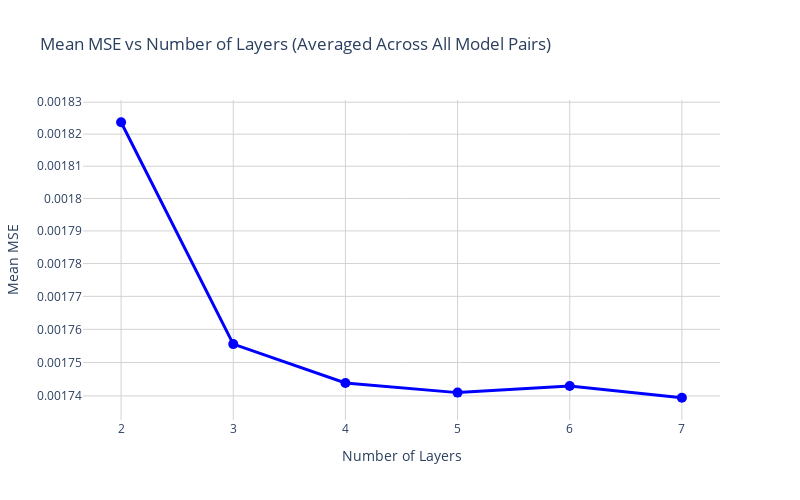

Notebook cell for this chart:
### Code cell
# Create line plot showing average MSE vs number of layers
fig = go.Figure()

# Calculate mean MSE across all model pairs (excluding diagonal)
mean_mse = []
for layer_idx in range(6):  # For each layer configuration
    layer_mse = average_validation_mse[:, :, layer_idx]  # Get MSE matrix for this layer
    # Create mask to exclude diagonal elements
    mask = ~np.eye(17, dtype=bool)
    # Calculate mean excluding diagonal elements
    mean_mse.append(layer_mse[mask].mean())

# Add trace for mean MSE
fig.add_trace(
    go.Scatter(
        x=x_values,
        y=mean_mse,
        mode="lines+markers",
        name="Mean MSE across all model pairs",
        line=dict(width=3, color="blue"),
        marker=dict(size=10),
    )
)

# Update layout
fig.update_layout(
    title="Mean MSE vs Number of Layers (Averaged Across All Model Pairs)",
    xaxis_title="Number of Layers",
    yaxis_title="Mean MSE",
    width=800,
    height=500,
    showlegend=False,
    yaxis_type="log",  # Use log scale for y-axis
    template="plotly_white",  # Clean template
)

# Add gridlines
fig.update_xaxes(showgrid=True, gridwidth=1, gridcolor="LightGray")
fig.update_yaxes(showgrid=True, gridwidth=1, gridcolor="LightGray")

# Show figure
fig

### Figure 1 — Plotly figure (JSON) as saved in the notebook; plotly's stock layout.template omitted (floating-point values rounded to 4 significant figures)
{"data": [{"line": {"color": "blue", "width": 3}, "marker": {"size": 10}, "mode": "lines+markers", "name": "Mean MSE across all model pairs", "type": "scatter", "x": [2, 3, 4, 5, 6, 7], "y": [0.001824, 0.001756, 0.001744, 0.001741, 0.001743, 0.001739]}], "layout": {"height": 500, "showlegend": false, "title": {"text": "Mean MSE vs Number of Layers (Averaged Across All Model Pairs)"}, "width": 800, "xaxis": {"gridcolor": "LightGray", "gridwidth": 1, "showgrid": true, "title": {"text": "Number of Layers"}}, "yaxis": {"gridcolor": "LightGray", "gridwidth": 1, "showgrid": true, "title": {"text": "Mean MSE"}, "type": "log"}}}
